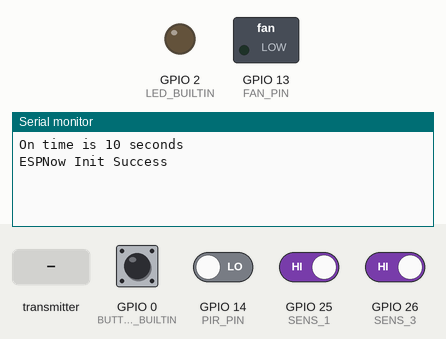
This sketch was run on a simulated ESP32. On the bench: switched loads named in the sketch (green lamp = pin HIGH), output pins drawn as LEDs (lit = HIGH), the last lines printed to the serial monitor. The test bench sets the inputs (shaded band); at power-on: GPIO 0 (BUTTON_BUILTIN), GPIO 25 (SENS_1), GPIO 26 (SENS_3) HIGH, GPIO 14 (PIR_PIN) LOW.

Above: at 1.2 s.
1.3 s: GPIO 0 (BUTTON_BUILTIN) pulled LOW for 0.15 s
At 2.5 s:
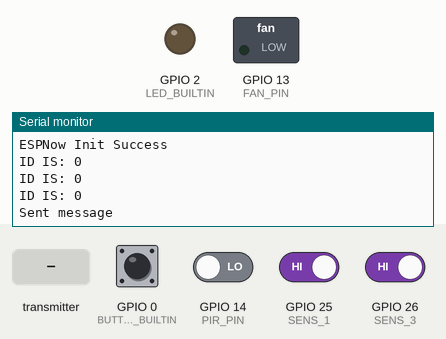
2.9 s: the transmitter starts sending cmd = 0
At 3.21 s:
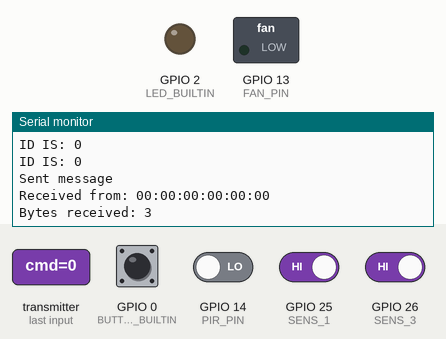

The sketch:

YoYoMachines-FlutterBy-ESPNow.ino
```cpp
#include <esp_now.h>
#include <esp_wifi.h>
#include <WiFi.h>

#define SENS_3 26
#define SENS_1 25

#define LED_BUILTIN 2
#define LED_BUILTIN_ON HIGH
int BUTTON_BUILTIN =  0;

#include <AceButton.h>
using namespace ace_button;

typedef struct command_struct {
  byte cmd;
  byte option;
  byte isIncreasing;
};

//PIR variables
int PIR_sensitivity;
#define PIR_PIN 14
#define FAN_PIN 13
#define FANRUNTIME 10000
int fan_on_time = 10;
long currFanRunTime;
bool isFanRunning = false;
long prevPirCheckMillis;
#define PIRCHECKINTERVAL 50
bool hasSentPIR = false;
#define PIRSENDINTERVAL 3000
long prevPirOnMillis = 0;

/// Led Settings ///
bool isBlinking = false;
bool readyToBlink = false;
unsigned long blinkTime;
int blinkDuration = 200;

//Button Settings
AceButton buttonBuiltIn(BUTTON_BUILTIN);

void handleButtonEvent(AceButton*, uint8_t, uint8_t);
int longButtonPressDelay = 5000;

void setup() {
  // put your setup code here, to run once:
  Serial.begin(115200);
  setupPins();
  fan_on_time = checkSensLength();

  initEspNow();
}

void loop() {
  pirHandler();
  fanHandler();
  ledHandler();
  buttonBuiltIn.check();
}
```

Communication.ino
```cpp
#define DEFAULT_CHANNEL 3

// Important: this needs to be allocated outside functions.
esp_now_peer_info_t slave;

uint8_t macSlaves[][6] = {
  {0xFF, 0xFF, 0xFF, 0xFF, 0xFF, 0xFF}
};

uint8_t channel = DEFAULT_CHANNEL;
uint8_t id = 0;

command_struct cmd;
command_struct incomingCommand;

// Initialise ESP Now
void initEspNow() {

  WiFi.mode(WIFI_STA);
  esp_wifi_start();
  esp_wifi_set_promiscuous(true);
  esp_wifi_set_channel(channel, WIFI_SECOND_CHAN_NONE);

  if (esp_now_init() == ESP_OK) {
    Serial.println("ESPNow Init Success");
  }
  else {
    Serial.println("ESPNow Init Failed");
    ESP.restart();
  }

  int slavesCount = sizeof(macSlaves) / 6 / sizeof(uint8_t);
  for (int i = 0; i < slavesCount; i++) {
    slave.channel = channel;
    slave.encrypt = 0;
    memcpy(slave.peer_addr, macSlaves[i], sizeof(macSlaves[i]));
    esp_now_add_peer(&slave);
  }
  esp_now_register_send_cb(onDataSent);
  esp_now_register_recv_cb(onDataReceive);
}

void sendButtonPress() {
  cmd.cmd = 1;
  cmd.option = 0;
  cmd.isIncreasing = 0;
  sendMessage(cmd);
}

void sendPir() {
  cmd.cmd = 2;
  cmd.option = 0;
  cmd.isIncreasing = 0;
  sendMessage(cmd);
}

void sendMessage(command_struct cmd) {
  uint8_t macAddr[] = {0xFF, 0xFF, 0xFF, 0xFF, 0xFF, 0xFF};
  esp_err_t result = esp_now_send(macAddr, (uint8_t *) &cmd, sizeof(cmd));

  if (result == ESP_OK) {
    Serial.println("Sent message");
  }
  else {
    Serial.println("Error sending data");
  }
}

// On data received
void onDataReceive(const uint8_t * mac_addr, const uint8_t *incomingData, int len) {
  memcpy(&incomingCommand, incomingData, sizeof(incomingCommand));
  char macStr[18];
  snprintf(macStr, sizeof(macStr), "%02x:%02x:%02x:%02x:%02x:%02x",
           mac_addr[0], mac_addr[1], mac_addr[2], mac_addr[3], mac_addr[4], mac_addr[5]);

  memcpy(&incomingCommand, incomingData, sizeof(incomingData));
  Serial.print("Received from: ");
  Serial.println(macStr);
  Serial.print("Bytes received: ");
  Serial.println(len);

  if (incomingCommand.cmd == 1) {
    Serial.println("TEST");
    blinkDevice();
  } else if (incomingCommand.cmd == 2) {
    Serial.print("FAN ");
    Serial.println(incomingCommand.option);
    startFan();
  }
}

void onDataSent(const uint8_t *mac_addr, esp_now_send_status_t status) {
  char macStr[18];
#ifdef DEBUG
  Serial.print("Packet to: ");
  snprintf(macStr, sizeof(macStr), "%02x:%02x:%02x:%02x:%02x:%02x",
           mac_addr[0], mac_addr[1], mac_addr[2], mac_addr[3], mac_addr[4], mac_addr[5]);
  Serial.print(macStr);
  Serial.print(" send status:\t");
  Serial.println(status == ESP_NOW_SEND_SUCCESS ? "Delivery Success" : "Delivery Fail");
#endif
}
```

PIR.ino
```cpp
void pirHandler() {
  if (millis() - prevPirCheckMillis > PIRCHECKINTERVAL) {
    prevPirCheckMillis = millis();
    if (digitalRead(PIR_PIN) == HIGH && hasSentPIR == false) {
      prevPirOnMillis = millis();
      sendPir();
      hasSentPIR = true;
    } else if (hasSentPIR == true && millis() - prevPirOnMillis > PIRSENDINTERVAL) {
      prevPirOnMillis = millis();
      hasSentPIR = false;
    }
  }
}

void fanHandler() {
  if (isFanRunning) {
    if (millis() - currFanRunTime > fan_on_time) {
      isFanRunning = false;
      digitalWrite(FAN_PIN, LOW);
    }
  }
}

void startFan() {
  isFanRunning = true;
  currFanRunTime = millis();
  digitalWrite(FAN_PIN, HIGH);
}
```

utilities.ino
```cpp
void setupPins() {
  pinMode(LED_BUILTIN, OUTPUT);

  pinMode(BUTTON_BUILTIN, INPUT);

  pinMode(FAN_PIN, OUTPUT);
  pinMode(PIR_PIN, INPUT);

  pinMode(SENS_3, INPUT_PULLUP);
  pinMode(SENS_1, INPUT_PULLUP);

  ButtonConfig* buttonConfigBuiltIn = buttonBuiltIn.getButtonConfig();
  buttonConfigBuiltIn->setEventHandler(handleButtonEvent);
  buttonConfigBuiltIn->setFeature(ButtonConfig::kFeatureClick);
  buttonConfigBuiltIn->setFeature(ButtonConfig::kFeatureLongPress);
}

//internal led functions

void blinkDevice() {
  if (readyToBlink == false) {
    readyToBlink = true;
  }
}

void ledHandler() {
  if (readyToBlink == true && isBlinking == false) {
    isBlinking = true;
    blinkTime = millis();
    digitalWrite(LED_BUILTIN, 1);
  }
  if (millis() - blinkTime > blinkDuration && isBlinking == true) {
    digitalWrite(LED_BUILTIN, 0);
    isBlinking = false;
    readyToBlink = false;
  }
}

void blinkOnConnect() {
  byte NUM_BLINKS = 3;
  for (byte i = 0; i < NUM_BLINKS; i++) {
    digitalWrite(LED_BUILTIN, 1);
    delay(100);
    digitalWrite(LED_BUILTIN, 0);
    delay(400);
  }
  delay(600);
}

// button functions
void handleButtonEvent(AceButton* button, uint8_t eventType, uint8_t buttonState) {
  Serial.print("ID IS: ");
  Serial.println(button->getPin());
  switch (button->getPin()) {
    case 0:
      switch (eventType) {
        case AceButton::kEventPressed:
          break;
        case AceButton::kEventReleased:
          sendButtonPress();
          break;
        case AceButton::kEventRepeatPressed:
          break;
      }
      break;
  }
}

String generateID() {
  //https://github.com/espressif/arduino-esp32/issues/3859#issuecomment-689171490
  uint64_t chipID = ESP.getEfuseMac();
  uint32_t low = chipID % 0xFFFFFFFF;
  uint32_t high = (chipID >> 32) % 0xFFFFFFFF;
  String out = String(low);
  return  out;
}

long checkSensLength() {
  if (digitalRead(SENS_3) == 0 && digitalRead(SENS_1) == 1) {
    Serial.println("On time is 3 seconds");
    return 3000;
  } else if (digitalRead(SENS_1) == 0 && digitalRead(SENS_3) == 1) {
    Serial.println("On time is 30 seconds");
    return 30000;
  } else if (digitalRead(SENS_3) == 0 && digitalRead(SENS_1) == 0) {
    Serial.println("On time is 1 seconds");
    return 1000;
  } else {
    Serial.println("On time is 10 seconds");
    return 10000;
  }
}
```

Measured:
- after the input at 1.3 s, the serial monitor: prints a new line at once (image 1)
- after the input at 2.9 s, the serial monitor: prints a new line at once (image 2)
